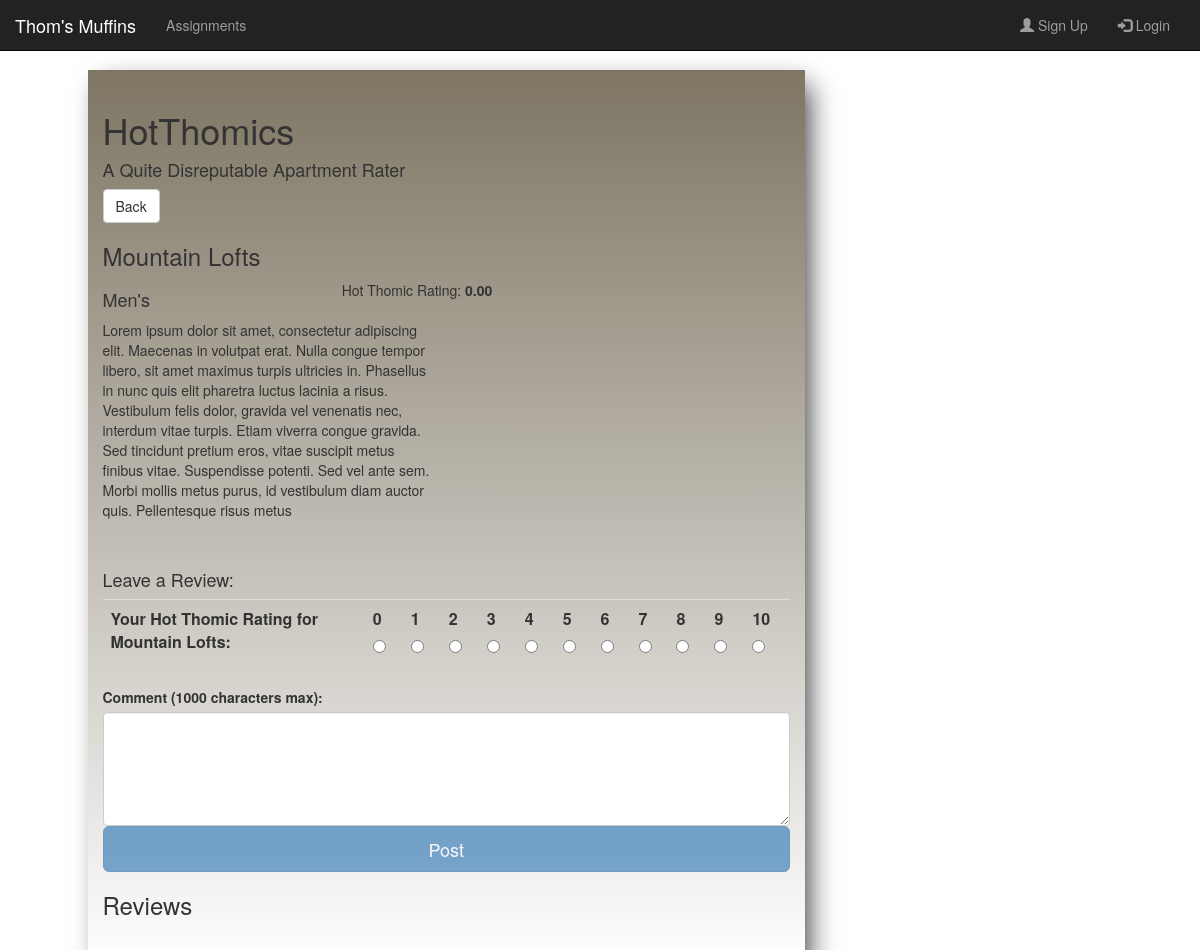
The app's page /assignments/phpDA/reviews.php?apt_id=2 with its own data.
### tables this page shows
CREATE TABLE complex
(
	id int NOT NULL AUTO_INCREMENT,
	name varchar(255) NOT NULL,
	description varchar(500) NOT NULL,
	gender_housing boolean NOT NULL,
	average_rating decimal(4, 2) NOT NULL,
	semester_price int NOT NULL,
	PRIMARY KEY (id)
);

### assignments/phpDA/reviews.php (the view, shortened to what this page needs)
<?php
    $db = connectToDb();
    $apt_id = htmlspecialchars($_GET['apt_id']);
    $name = $description = $gender_housing = $average_rating = $semester_price = 0;
    try
    {
        foreach($db->query("SELECT name, description, gender_housing, average_rating, semester_price FROM complex WHERE id=$apt_id") as $row)
        {
            $apt_name = $row['name'];
            $description = $row['description'];
            $gender_housing = $row['gender_housing'];
            $average_rating = $row['average_rating'];
        }
    }
    catch (PDOException $ex)
    {
       echo 'Error!: ' . $ex->getMessage();
       die();
    }
?>
<html>
<head>
    <link rel="stylesheet" href="https://maxcdn.bootstrapcdn.com/bootstrap/3.3.6/css/bootstrap.min.css">
    <link rel="stylesheet" type="text/css" href="/cs313/app/css/main.css">
    <link rel="stylesheet" type="text/css" href="css/nav.css">
</head>
<body>
    <?php include "./ht_nav.php" ?>
    <div class="row">
    <div class="content_div col-md-7 col-sm-8">
        <h1>HotThomics</h1>
        <h4>A Quite Disreputable Apartment Rater</h4>
        <a type="button" class="btn btn-default" role="button" href="./hotthomics.php">Back</a>
        <?php
            echo "<h3>" . $apt_name . "</h3>";
            echo "<div class='row'>";
            if (!$gender_housing) {
                echo "<h4 class='col-md-4 pull-left'>Men's</h4>";
            } else {
                echo "<h4 class='col-md-4 pull-left'>Women's</h4>";
            }
            echo "<div class='col-md-8 pull-right'>Hot Thomic Rating: <b>" . $average_rating . "</b></div>";
            echo "</div>";
            echo "<div class='row'>";
            echo "  <div class='col-md-6'>" . $description . "</div>";
            echo "  <div class='col-md-6'></div>";
            echo "</div>";
            echo "<br />";
            echo "<br />";
        ?>
        <form action="comment.php?apt_id=<?php echo $apt_id ?>" method="POST">
            <h4>Leave a Review:</h4>
            <table class="table hotthomic_rating">
                <tbody>
                    <tr>
                        <th><label>Your Hot Thomic Rating for <?php echo $apt_name ?>: </label></th>
                        <th><label>0</label> <input type="radio" name="new_user_rating" value="0"></input></th>
                        <th><label>1</label> <input type="radio" name="new_user_rating" value="1"></input></th>
                        <th><label>2</label> <input type="radio" name="new_user_rating" value="2"></input></th>
                        <th><label>3</label> <input type="radio" name="new_user_rating" value="3"></input></th>
                        <th><label>4</label> <input type="radio" name="new_user_rating" value="4"></input></th>
                        <th><label>5</label> <input type="radio" name="new_user_rating" value="5"></input></th>
                        <th><label>6</label> <input type="radio" name="new_user_rating" value="6"></input></th>
                        <th><label>7</label> <input type="radio" name="new_user_rating" value="7"></input></th>
                        <th><label>8</label> <input type="radio" name="new_user_rating" value="8"></input></th>
                        <th><label>9</label> <input type="radio" name="new_user_rating" value="9"></input></th>
                        <th><label>10</label> <input type="radio" name="new_user_rating" value="10"></input></th>
                    </tr>
                </tbody>
            </table>
            <div class="form-group">
                <label for="comment">Comment (1000 characters max):</label>
                <textarea class="form-control" rows="5" id="new_review" name="new_review"></textarea>
                <?php if(isset($_SESSION['user_name'])): ?>
                    <button type="submit" id="sign_up_submit" class="btn btn-primary btn-lg btn-block">Post</button>
                <?php else: ?>
                    <button type="submit" id="sign_up_submit" class="btn btn-primary btn-lg btn-block" disabled>Post</button>
                <?php endif; ?>
            </div>
        </form>
        <?php
            echo "<h3>Reviews</h3><br />";
            echo "<br />";
         ?>
    </div>
</body>
</html>

### css/main.css (style rules this page uses)
body { background-image: url("../images/mountain.JPG"); background-repeat: no-repeat; background-size: cover; background-attachment: fixed; }
.content_div { top: 70px; padding-top: 20px; background: #7E7563; background: -webkit-linear-gradient(#7E7563, #fff); background: -o-linear-gradient(#7E7563, #fff); background: -moz-linear-gradient(#7E7563, #fff); background: linear-gradient(#7E7563, #fff); bottom: 0; min-height: 100%; -webkit-box-shadow: 9px 10px 26px -5px rgba(64,64,64,1); -moz-box-shadow: 9px 10px 26px -5px rgba(64,64,64,1); box-shadow: 9px 10px 26px -5px rgba(64,64,64,1); }

### records on screen
complex: name "Mountain Lofts", average_rating "0.00", description "Lorem ipsum dolor sit amet, consectetur adipiscing elit. Maecenas in volutpat erat. Nulla congue tempor libero, sit amet maximus turpis ultricies in. Phasellus in nunc quis elit pharetra luctus lacinia a risus. Vestibulum felis dolor, gravida vel venenatis nec, interdum vitae turpis. Etiam viverra congue gravida. Sed tincidunt pretium eros, vitae suscipit metus finibus vitae. Suspendisse potenti. Sed vel ante sem. Morbi mollis metus purus, id vestibulum diam auctor quis. Pellentesque risus metus"
